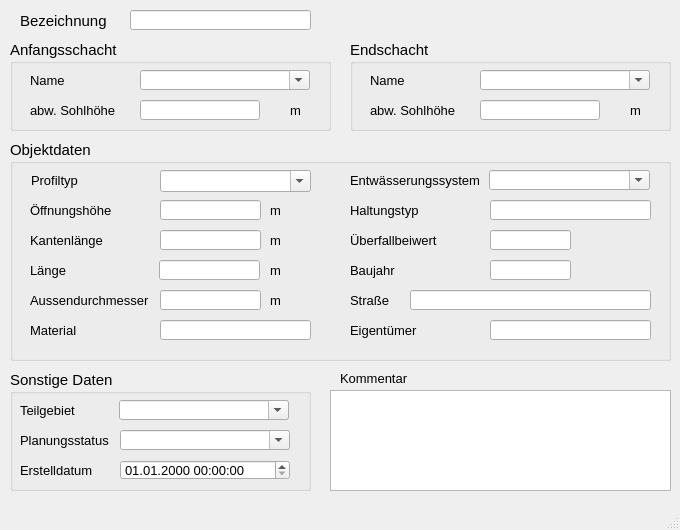
<?xml version="1.0" encoding="UTF-8"?>
<ui version="4.0">
 <class>MainWindow</class>
 <widget class="QMainWindow" name="MainWindow">
  <property name="geometry">
   <rect>
    <x>0</x>
    <y>0</y>
    <width>680</width>
    <height>530</height>
   </rect>
  </property>
  <property name="minimumSize">
   <size>
    <width>680</width>
    <height>530</height>
   </size>
  </property>
  <property name="font">
   <font>
    <family>Tahoma</family>
    <pointsize>10</pointsize>
   </font>
  </property>
  <property name="windowTitle">
   <string>Wehr</string>
  </property>
  <widget class="QWidget" name="centralwidget">
   <widget class="QTextEdit" name="kommentar">
    <property name="geometry">
     <rect>
      <x>330</x>
      <y>390</y>
      <width>341</width>
      <height>101</height>
     </rect>
    </property>
    <property name="font">
     <font>
      <family>Tahoma</family>
      <pointsize>10</pointsize>
     </font>
    </property>
    <property name="toolTip">
     <string>&lt;html&gt;&lt;head/&gt;&lt;body&gt;&lt;p&gt;Platz für zusätzliche Kommentare.&lt;/p&gt;&lt;/body&gt;&lt;/html&gt;</string>
    </property>
    <property name="statusTip">
     <string>Platz für zusätzliche Kommentare.</string>
    </property>
   </widget>
   <widget class="QLabel" name="label">
    <property name="geometry">
     <rect>
      <x>20</x>
      <y>10</y>
      <width>91</width>
      <height>21</height>
     </rect>
    </property>
    <property name="font">
     <font>
      <family>Tahoma</family>
      <pointsize>11</pointsize>
     </font>
    </property>
    <property name="text">
     <string>Bezeichnung</string>
    </property>
   </widget>
   <widget class="QGroupBox" name="groupBox_3">
    <property name="geometry">
     <rect>
      <x>10</x>
      <y>370</y>
      <width>301</width>
      <height>121</height>
     </rect>
    </property>
    <property name="font">
     <font>
      <family>Tahoma</family>
      <pointsize>11</pointsize>
     </font>
    </property>
    <property name="title">
     <string>Sonstige Daten</string>
    </property>
    <widget class="QComboBox" name="teilgebiet">
     <property name="geometry">
      <rect>
       <x>109</x>
       <y>30</y>
       <width>170</width>
       <height>20</height>
      </rect>
     </property>
     <property name="font">
      <font>
       <family>Tahoma</family>
       <pointsize>10</pointsize>
      </font>
     </property>
     <property name="toolTip">
      <string>&lt;html&gt;&lt;head/&gt;&lt;body&gt;&lt;p&gt;zur Zuordnung auf ein selbstständig festgelegtes Teilgebiet&lt;/p&gt;&lt;/body&gt;&lt;/html&gt;</string>
     </property>
     <property name="statusTip">
      <string>zur Zuordnung auf ein selbstständig festgelegtes Teilgebiet</string>
     </property>
     <property name="editable">
      <bool>true</bool>
     </property>
    </widget>
    <widget class="QLabel" name="label_11">
     <property name="geometry">
      <rect>
       <x>10</x>
       <y>30</y>
       <width>71</width>
       <height>20</height>
      </rect>
     </property>
     <property name="font">
      <font>
       <family>Tahoma</family>
       <pointsize>10</pointsize>
      </font>
     </property>
     <property name="text">
      <string>Teilgebiet</string>
     </property>
     <property name="buddy">
      <cstring>simstatus</cstring>
     </property>
    </widget>
    <widget class="QComboBox" name="simstatus">
     <property name="geometry">
      <rect>
       <x>110</x>
       <y>60</y>
       <width>170</width>
       <height>20</height>
      </rect>
     </property>
     <property name="font">
      <font>
       <family>Tahoma</family>
       <pointsize>10</pointsize>
      </font>
     </property>
     <property name="toolTip">
      <string>&lt;html&gt;&lt;head/&gt;&lt;body&gt;&lt;p&gt;aktueller Status (z.B. vorhanden, in Planung etc.)&lt;/p&gt;&lt;/body&gt;&lt;/html&gt;</string>
     </property>
     <property name="statusTip">
      <string>aktueller Status (z.B. vorhanden, in Planung etc.)</string>
     </property>
     <property name="editable">
      <bool>true</bool>
     </property>
    </widget>
    <widget class="QgsDateTimeEdit" name="createdat">
     <property name="geometry">
      <rect>
       <x>110</x>
       <y>90</y>
       <width>170</width>
       <height>20</height>
      </rect>
     </property>
     <property name="font">
      <font>
       <family>Tahoma</family>
       <pointsize>10</pointsize>
      </font>
     </property>
     <property name="currentSection">
      <enum>QDateTimeEdit::DaySection</enum>
     </property>
     <property name="displayFormat">
      <string>dd.MM.yyyy HH:mm:ss</string>
     </property>
    </widget>
    <widget class="QLabel" name="label_10">
     <property name="geometry">
      <rect>
       <x>10</x>
       <y>60</y>
       <width>111</width>
       <height>21</height>
      </rect>
     </property>
     <property name="font">
      <font>
       <family>Tahoma</family>
       <pointsize>10</pointsize>
      </font>
     </property>
     <property name="text">
      <string>Planungsstatus</string>
     </property>
     <property name="buddy">
      <cstring>simstatus</cstring>
     </property>
    </widget>
    <widget class="QLabel" name="label_71">
     <property name="geometry">
      <rect>
       <x>10</x>
       <y>90</y>
       <width>151</width>
       <height>21</height>
      </rect>
     </property>
     <property name="font">
      <font>
       <family>Tahoma</family>
       <pointsize>10</pointsize>
      </font>
     </property>
     <property name="text">
      <string>Erstelldatum</string>
     </property>
    </widget>
   </widget>
   <widget class="QGroupBox" name="groupBox_2">
    <property name="geometry">
     <rect>
      <x>10</x>
      <y>140</y>
      <width>661</width>
      <height>221</height>
     </rect>
    </property>
    <property name="font">
     <font>
      <family>Tahoma</family>
      <pointsize>11</pointsize>
     </font>
    </property>
    <property name="title">
     <string>Objektdaten</string>
    </property>
    <widget class="QComboBox" name="entwart">
     <property name="geometry">
      <rect>
       <x>479</x>
       <y>30</y>
       <width>161</width>
       <height>20</height>
      </rect>
     </property>
     <property name="font">
      <font>
       <family>Tahoma</family>
       <pointsize>10</pointsize>
      </font>
     </property>
     <property name="toolTip">
      <string>&lt;html&gt;&lt;head/&gt;&lt;body&gt;&lt;p&gt;vorh. Entwässerungssystem (z.B. Mischwasser, Regenwasser etc.)&lt;/p&gt;&lt;/body&gt;&lt;/html&gt;</string>
     </property>
     <property name="statusTip">
      <string>vorh. Entwässerungssystem (z.B. Mischwasser, Regenwasser etc.)</string>
     </property>
     <property name="editable">
      <bool>true</bool>
     </property>
    </widget>
    <widget class="QLabel" name="label_16">
     <property name="geometry">
      <rect>
       <x>260</x>
       <y>60</y>
       <width>20</width>
       <height>21</height>
      </rect>
     </property>
     <property name="font">
      <font>
       <family>Tahoma</family>
       <pointsize>10</pointsize>
      </font>
     </property>
     <property name="text">
      <string>m </string>
     </property>
    </widget>
    <widget class="QLabel" name="label_7">
     <property name="geometry">
      <rect>
       <x>20</x>
       <y>60</y>
       <width>100</width>
       <height>20</height>
      </rect>
     </property>
     <property name="font">
      <font>
       <family>Tahoma</family>
       <pointsize>10</pointsize>
      </font>
     </property>
     <property name="text">
      <string>Öffnungshöhe</string>
     </property>
    </widget>
    <widget class="QLineEdit" name="hoehe">
     <property name="geometry">
      <rect>
       <x>150</x>
       <y>60</y>
       <width>101</width>
       <height>20</height>
      </rect>
     </property>
     <property name="font">
      <font>
       <family>Tahoma</family>
       <pointsize>10</pointsize>
      </font>
     </property>
     <property name="toolTip">
      <string>&lt;html&gt;&lt;head/&gt;&lt;body&gt;&lt;p&gt;für grafische Darstellung im Längsschnitt&lt;/p&gt;&lt;/body&gt;&lt;/html&gt;</string>
     </property>
     <property name="statusTip">
      <string>für grafische Darstellung im Längsschnitt</string>
     </property>
    </widget>
    <widget class="QLabel" name="label_51">
     <property name="geometry">
      <rect>
       <x>340</x>
       <y>30</y>
       <width>140</width>
       <height>20</height>
      </rect>
     </property>
     <property name="font">
      <font>
       <family>Tahoma</family>
       <pointsize>10</pointsize>
      </font>
     </property>
     <property name="text">
      <string>Entwässerungssystem</string>
     </property>
    </widget>
    <widget class="QLabel" name="label_8">
     <property name="geometry">
      <rect>
       <x>20</x>
       <y>90</y>
       <width>100</width>
       <height>20</height>
      </rect>
     </property>
     <property name="font">
      <font>
       <family>Tahoma</family>
       <pointsize>10</pointsize>
      </font>
     </property>
     <property name="text">
      <string>Kantenlänge</string>
     </property>
    </widget>
    <widget class="QLineEdit" name="breite">
     <property name="geometry">
      <rect>
       <x>150</x>
       <y>90</y>
       <width>101</width>
       <height>20</height>
      </rect>
     </property>
     <property name="font">
      <font>
       <family>Tahoma</family>
       <pointsize>10</pointsize>
      </font>
     </property>
     <property name="toolTip">
      <string>&lt;html&gt;&lt;head/&gt;&lt;body&gt;&lt;p&gt;für grafische Darstellung im Längsschnitt&lt;/p&gt;&lt;/body&gt;&lt;/html&gt;</string>
     </property>
     <property name="statusTip">
      <string>für grafische Darstellung im Längsschnitt</string>
     </property>
    </widget>
    <widget class="QLabel" name="label_17">
     <property name="geometry">
      <rect>
       <x>260</x>
       <y>90</y>
       <width>20</width>
       <height>21</height>
      </rect>
     </property>
     <property name="font">
      <font>
       <family>Tahoma</family>
       <pointsize>10</pointsize>
      </font>
     </property>
     <property name="text">
      <string>m </string>
     </property>
    </widget>
    <widget class="QLabel" name="label_54">
     <property name="geometry">
      <rect>
       <x>21</x>
       <y>30</y>
       <width>91</width>
       <height>21</height>
      </rect>
     </property>
     <property name="font">
      <font>
       <family>Tahoma</family>
       <pointsize>10</pointsize>
      </font>
     </property>
     <property name="text">
      <string>Profiltyp</string>
     </property>
    </widget>
    <widget class="QComboBox" name="profilnam">
     <property name="geometry">
      <rect>
       <x>150</x>
       <y>30</y>
       <width>151</width>
       <height>22</height>
      </rect>
     </property>
     <property name="font">
      <font>
       <family>Tahoma</family>
       <pointsize>10</pointsize>
      </font>
     </property>
     <property name="toolTip">
      <string>&lt;html&gt;&lt;head/&gt;&lt;body&gt;&lt;p&gt;Profiltyp für das Rohr&lt;/p&gt;&lt;/body&gt;&lt;/html&gt;</string>
     </property>
     <property name="statusTip">
      <string>Profiltyp für das Rohr</string>
     </property>
     <property name="editable">
      <bool>true</bool>
     </property>
    </widget>
    <widget class="QLabel" name="label_27">
     <property name="geometry">
      <rect>
       <x>260</x>
       <y>150</y>
       <width>31</width>
       <height>21</height>
      </rect>
     </property>
     <property name="font">
      <font>
       <family>Tahoma</family>
       <pointsize>10</pointsize>
      </font>
     </property>
     <property name="text">
      <string>m</string>
     </property>
    </widget>
    <widget class="QLineEdit" name="laenge">
     <property name="geometry">
      <rect>
       <x>149</x>
       <y>120</y>
       <width>101</width>
       <height>20</height>
      </rect>
     </property>
     <property name="font">
      <font>
       <family>Tahoma</family>
       <pointsize>10</pointsize>
      </font>
     </property>
     <property name="toolTip">
      <string>&lt;html&gt;&lt;head/&gt;&lt;body&gt;&lt;p&gt;&lt;span style=&quot; font-size:10pt;&quot;&gt;Länge&lt;/span&gt;&lt;/p&gt;&lt;/body&gt;&lt;/html&gt;</string>
     </property>
     <property name="statusTip">
      <string>Länge</string>
     </property>
    </widget>
    <widget class="QLabel" name="label_21">
     <property name="geometry">
      <rect>
       <x>260</x>
       <y>120</y>
       <width>30</width>
       <height>20</height>
      </rect>
     </property>
     <property name="font">
      <font>
       <family>Tahoma</family>
       <pointsize>10</pointsize>
      </font>
     </property>
     <property name="text">
      <string>m </string>
     </property>
    </widget>
    <widget class="QLabel" name="label_13">
     <property name="geometry">
      <rect>
       <x>20</x>
       <y>150</y>
       <width>121</width>
       <height>21</height>
      </rect>
     </property>
     <property name="font">
      <font>
       <family>Tahoma</family>
       <pointsize>10</pointsize>
      </font>
     </property>
     <property name="text">
      <string>Aussendurchmesser</string>
     </property>
    </widget>
    <widget class="QLineEdit" name="aussendurchmesser">
     <property name="geometry">
      <rect>
       <x>150</x>
       <y>150</y>
       <width>101</width>
       <height>20</height>
      </rect>
     </property>
     <property name="toolTip">
      <string>&lt;html&gt;&lt;head/&gt;&lt;body&gt;&lt;p&gt;Aussendurchmesser&lt;/p&gt;&lt;/body&gt;&lt;/html&gt;</string>
     </property>
     <property name="statusTip">
      <string>Aussendurchmesser</string>
     </property>
    </widget>
    <widget class="QLineEdit" name="material">
     <property name="geometry">
      <rect>
       <x>150</x>
       <y>180</y>
       <width>151</width>
       <height>20</height>
      </rect>
     </property>
     <property name="toolTip">
      <string>&lt;html&gt;&lt;head/&gt;&lt;body&gt;&lt;p&gt;Material&lt;/p&gt;&lt;p&gt;&lt;br/&gt;&lt;/p&gt;&lt;/body&gt;&lt;/html&gt;</string>
     </property>
     <property name="statusTip">
      <string>Material</string>
     </property>
    </widget>
    <widget class="QLabel" name="label_18">
     <property name="geometry">
      <rect>
       <x>20</x>
       <y>120</y>
       <width>151</width>
       <height>21</height>
      </rect>
     </property>
     <property name="font">
      <font>
       <family>Tahoma</family>
       <pointsize>10</pointsize>
      </font>
     </property>
     <property name="text">
      <string>Länge</string>
     </property>
    </widget>
    <widget class="QLabel" name="label_23">
     <property name="geometry">
      <rect>
       <x>20</x>
       <y>180</y>
       <width>101</width>
       <height>21</height>
      </rect>
     </property>
     <property name="font">
      <font>
       <family>Tahoma</family>
       <pointsize>10</pointsize>
      </font>
     </property>
     <property name="text">
      <string>Material</string>
     </property>
    </widget>
    <widget class="QLabel" name="label_19">
     <property name="geometry">
      <rect>
       <x>340</x>
       <y>60</y>
       <width>101</width>
       <height>21</height>
      </rect>
     </property>
     <property name="font">
      <font>
       <family>Tahoma</family>
       <pointsize>10</pointsize>
      </font>
     </property>
     <property name="text">
      <string>Haltungstyp</string>
     </property>
    </widget>
    <widget class="QLineEdit" name="strasse">
     <property name="geometry">
      <rect>
       <x>400</x>
       <y>150</y>
       <width>241</width>
       <height>20</height>
      </rect>
     </property>
     <property name="font">
      <font>
       <family>Tahoma</family>
       <pointsize>10</pointsize>
      </font>
     </property>
     <property name="toolTip">
      <string>&lt;html&gt;&lt;head/&gt;&lt;body&gt;&lt;p&gt;Straßenname&lt;/p&gt;&lt;/body&gt;&lt;/html&gt;</string>
     </property>
     <property name="statusTip">
      <string>Straßenname</string>
     </property>
    </widget>
    <widget class="QLineEdit" name="haltungstyp">
     <property name="geometry">
      <rect>
       <x>480</x>
       <y>60</y>
       <width>161</width>
       <height>20</height>
      </rect>
     </property>
    </widget>
    <widget class="QLineEdit" name="baujahr">
     <property name="geometry">
      <rect>
       <x>480</x>
       <y>120</y>
       <width>81</width>
       <height>20</height>
      </rect>
     </property>
     <property name="toolTip">
      <string>&lt;html&gt;&lt;head/&gt;&lt;body&gt;&lt;p&gt;Baujahr&lt;/p&gt;&lt;/body&gt;&lt;/html&gt;</string>
     </property>
     <property name="statusTip">
      <string>Baujahr</string>
     </property>
    </widget>
    <widget class="QLineEdit" name="eigentum">
     <property name="geometry">
      <rect>
       <x>480</x>
       <y>180</y>
       <width>161</width>
       <height>20</height>
      </rect>
     </property>
     <property name="toolTip">
      <string>&lt;html&gt;&lt;head/&gt;&lt;body&gt;&lt;p&gt;Eigentürmer&lt;/p&gt;&lt;/body&gt;&lt;/html&gt;</string>
     </property>
     <property name="statusTip">
      <string>Eigentürmer</string>
     </property>
    </widget>
    <widget class="QLabel" name="label_20">
     <property name="geometry">
      <rect>
       <x>340</x>
       <y>180</y>
       <width>90</width>
       <height>21</height>
      </rect>
     </property>
     <property name="font">
      <font>
       <family>Tahoma</family>
       <pointsize>10</pointsize>
      </font>
     </property>
     <property name="text">
      <string>Eigentümer</string>
     </property>
    </widget>
    <widget class="QLabel" name="label_2">
     <property name="geometry">
      <rect>
       <x>340</x>
       <y>150</y>
       <width>65</width>
       <height>21</height>
      </rect>
     </property>
     <property name="font">
      <font>
       <family>Tahoma</family>
       <pointsize>10</pointsize>
      </font>
     </property>
     <property name="text">
      <string>Straße</string>
     </property>
    </widget>
    <widget class="QLabel" name="label_26">
     <property name="geometry">
      <rect>
       <x>340</x>
       <y>120</y>
       <width>101</width>
       <height>21</height>
      </rect>
     </property>
     <property name="font">
      <font>
       <family>Tahoma</family>
       <pointsize>10</pointsize>
      </font>
     </property>
     <property name="text">
      <string>Baujahr</string>
     </property>
    </widget>
    <widget class="QLineEdit" name="ks">
     <property name="geometry">
      <rect>
       <x>480</x>
       <y>90</y>
       <width>81</width>
       <height>20</height>
      </rect>
     </property>
     <property name="font">
      <font>
       <family>Tahoma</family>
       <pointsize>10</pointsize>
      </font>
     </property>
     <property name="toolTip">
      <string>&lt;html&gt;&lt;head/&gt;&lt;body&gt;&lt;p&gt;in Abhängigkeit von der Ausbildung der Wehrkrone (~0,49 - 0,79)&lt;/p&gt;&lt;/body&gt;&lt;/html&gt;</string>
     </property>
     <property name="statusTip">
      <string>in Abhängigkeit von der Ausbildung der Wehrkrone (~0,49 - 0,79)</string>
     </property>
    </widget>
    <widget class="QLabel" name="label_61">
     <property name="geometry">
      <rect>
       <x>340</x>
       <y>90</y>
       <width>110</width>
       <height>20</height>
      </rect>
     </property>
     <property name="font">
      <font>
       <family>Tahoma</family>
       <pointsize>10</pointsize>
      </font>
     </property>
     <property name="text">
      <string>Überfallbeiwert</string>
     </property>
    </widget>
   </widget>
   <widget class="QLineEdit" name="haltnam">
    <property name="geometry">
     <rect>
      <x>130</x>
      <y>10</y>
      <width>181</width>
      <height>20</height>
     </rect>
    </property>
    <property name="toolTip">
     <string>&lt;html&gt;&lt;head/&gt;&lt;body&gt;&lt;p&gt;Eindeutige Bezeichnung&lt;/p&gt;&lt;/body&gt;&lt;/html&gt;</string>
    </property>
    <property name="statusTip">
     <string>Eindeutige Bezeichnung</string>
    </property>
   </widget>
   <widget class="QLabel" name="label_22">
    <property name="geometry">
     <rect>
      <x>340</x>
      <y>370</y>
      <width>81</width>
      <height>16</height>
     </rect>
    </property>
    <property name="font">
     <font>
      <family>Tahoma</family>
      <pointsize>10</pointsize>
     </font>
    </property>
    <property name="text">
     <string>Kommentar</string>
    </property>
   </widget>
   <widget class="QGroupBox" name="groupBox_4">
    <property name="geometry">
     <rect>
      <x>350</x>
      <y>40</y>
      <width>321</width>
      <height>91</height>
     </rect>
    </property>
    <property name="font">
     <font>
      <family>Tahoma</family>
      <pointsize>11</pointsize>
     </font>
    </property>
    <property name="title">
     <string>Endschacht</string>
    </property>
    <widget class="QLineEdit" name="sohleunten">
     <property name="geometry">
      <rect>
       <x>130</x>
       <y>60</y>
       <width>120</width>
       <height>20</height>
      </rect>
     </property>
     <property name="font">
      <font>
       <family>Tahoma</family>
       <pointsize>10</pointsize>
      </font>
     </property>
     <property name="toolTip">
      <string>von Schachtsohle abweichende Sohlhöhe</string>
     </property>
     <property name="statusTip">
      <string>von Schachtsohle abweichende Sohlhöhe</string>
     </property>
    </widget>
    <widget class="QLabel" name="label_9">
     <property name="geometry">
      <rect>
       <x>20</x>
       <y>30</y>
       <width>71</width>
       <height>21</height>
      </rect>
     </property>
     <property name="font">
      <font>
       <family>Tahoma</family>
       <pointsize>10</pointsize>
      </font>
     </property>
     <property name="text">
      <string>Name</string>
     </property>
    </widget>
    <widget class="QLabel" name="label_12">
     <property name="geometry">
      <rect>
       <x>20</x>
       <y>60</y>
       <width>101</width>
       <height>21</height>
      </rect>
     </property>
     <property name="font">
      <font>
       <family>Tahoma</family>
       <pointsize>10</pointsize>
      </font>
     </property>
     <property name="text">
      <string>abw. Sohlhöhe</string>
     </property>
    </widget>
    <widget class="QLabel" name="label_15">
     <property name="geometry">
      <rect>
       <x>280</x>
       <y>60</y>
       <width>21</width>
       <height>21</height>
      </rect>
     </property>
     <property name="font">
      <font>
       <family>Tahoma</family>
       <pointsize>10</pointsize>
      </font>
     </property>
     <property name="text">
      <string>m</string>
     </property>
    </widget>
    <widget class="QComboBox" name="schunten">
     <property name="geometry">
      <rect>
       <x>130</x>
       <y>30</y>
       <width>170</width>
       <height>20</height>
      </rect>
     </property>
     <property name="font">
      <font>
       <family>Tahoma</family>
       <pointsize>10</pointsize>
      </font>
     </property>
     <property name="toolTip">
      <string>&lt;html&gt;&lt;head/&gt;&lt;body&gt;&lt;p&gt;&lt;span style=&quot; font-family:'Calibri','sans-serif';&quot;&gt;Name des unteren Schachts&lt;/span&gt;&lt;/p&gt;&lt;/body&gt;&lt;/html&gt;</string>
     </property>
     <property name="statusTip">
      <string>Name des unteren Schachts</string>
     </property>
     <property name="editable">
      <bool>true</bool>
     </property>
    </widget>
   </widget>
   <widget class="QGroupBox" name="groupBox">
    <property name="geometry">
     <rect>
      <x>10</x>
      <y>40</y>
      <width>321</width>
      <height>91</height>
     </rect>
    </property>
    <property name="font">
     <font>
      <family>Tahoma</family>
      <pointsize>11</pointsize>
     </font>
    </property>
    <property name="title">
     <string>Anfangsschacht</string>
    </property>
    <widget class="QLabel" name="label_3">
     <property name="geometry">
      <rect>
       <x>20</x>
       <y>30</y>
       <width>91</width>
       <height>21</height>
      </rect>
     </property>
     <property name="font">
      <font>
       <family>Tahoma</family>
       <pointsize>10</pointsize>
      </font>
     </property>
     <property name="text">
      <string>Name</string>
     </property>
    </widget>
    <widget class="QLabel" name="label_5">
     <property name="geometry">
      <rect>
       <x>20</x>
       <y>60</y>
       <width>91</width>
       <height>21</height>
      </rect>
     </property>
     <property name="font">
      <font>
       <family>Tahoma</family>
       <pointsize>10</pointsize>
      </font>
     </property>
     <property name="text">
      <string>abw. Sohlhöhe</string>
     </property>
    </widget>
    <widget class="QLabel" name="label_14">
     <property name="geometry">
      <rect>
       <x>280</x>
       <y>60</y>
       <width>21</width>
       <height>21</height>
      </rect>
     </property>
     <property name="font">
      <font>
       <family>Tahoma</family>
       <pointsize>10</pointsize>
      </font>
     </property>
     <property name="text">
      <string>m</string>
     </property>
    </widget>
    <widget class="QComboBox" name="schoben">
     <property name="geometry">
      <rect>
       <x>130</x>
       <y>30</y>
       <width>170</width>
       <height>20</height>
      </rect>
     </property>
     <property name="font">
      <font>
       <family>Tahoma</family>
       <pointsize>10</pointsize>
      </font>
     </property>
     <property name="toolTip">
      <string>&lt;html&gt;&lt;head/&gt;&lt;body&gt;&lt;p&gt;&lt;span style=&quot; font-family:'Calibri','sans-serif';&quot;&gt;Name des oberen Schachts&lt;/span&gt;&lt;/p&gt;&lt;/body&gt;&lt;/html&gt;</string>
     </property>
     <property name="statusTip">
      <string>Name des oberen Schachts</string>
     </property>
     <property name="editable">
      <bool>true</bool>
     </property>
    </widget>
    <widget class="QLineEdit" name="sohleoben">
     <property name="geometry">
      <rect>
       <x>130</x>
       <y>60</y>
       <width>120</width>
       <height>20</height>
      </rect>
     </property>
     <property name="font">
      <font>
       <family>Tahoma</family>
       <pointsize>10</pointsize>
      </font>
     </property>
     <property name="toolTip">
      <string>von Schachtsohle abweichende Sohlhöhe</string>
     </property>
     <property name="statusTip">
      <string>von Schachtsohle abweichende Sohlhöhe</string>
     </property>
    </widget>
   </widget>
  </widget>
  <widget class="QMenuBar" name="menubar">
   <property name="geometry">
    <rect>
     <x>0</x>
     <y>0</y>
     <width>680</width>
     <height>22</height>
    </rect>
   </property>
  </widget>
  <widget class="QStatusBar" name="statusbar"/>
 </widget>
 <customwidgets>
  <customwidget>
   <class>QgsDateTimeEdit</class>
   <extends>QDateTimeEdit</extends>
   <header>qgsdatetimeedit.h</header>
  </customwidget>
 </customwidgets>
 <resources/>
 <connections/>
</ui>
